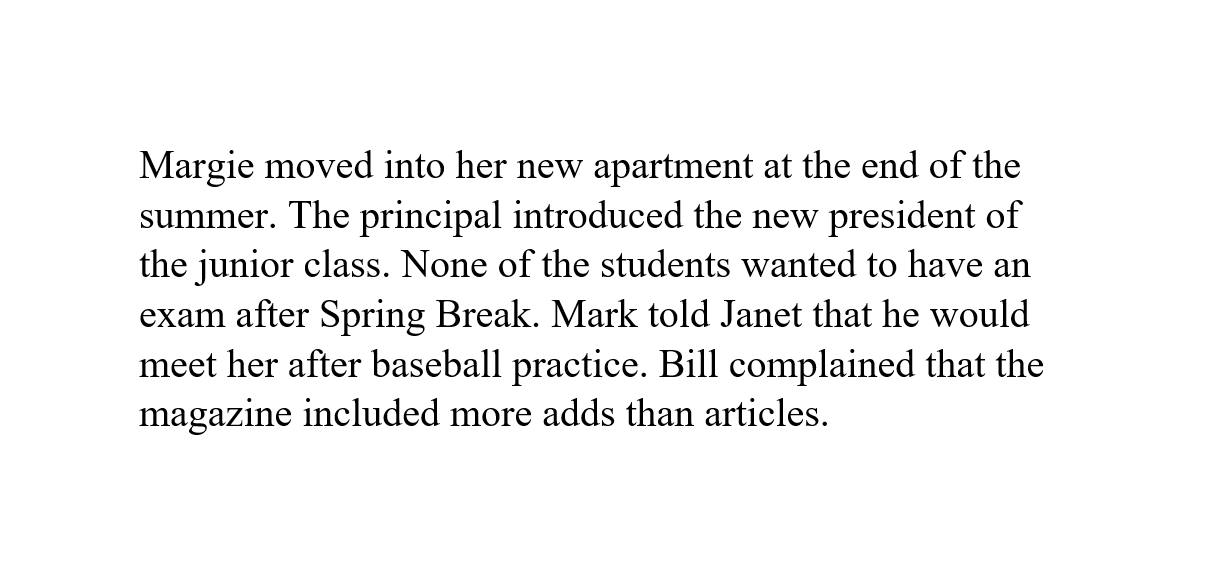
#> input picture On test set/synthetic_text.png, 1216 x 584 px; its folder holds only this picture in this run
$ jupyter execute --allow-errors 'test NN classifier - original.ipynb'   (shell and % lines are left out)
#> lines starting #> are read from the running program, lines starting #| are printed output that depends on the picture; after the words box and inside, x2 and y2 are one past the last pixel; in counts of white or black regions, pixels touching at a corner belong together
#> (reads On test set/synthetic_dataset_with_time.txt from the repository)
### On test set/emip_toolkit.py
"""
The EMIP Toolkit (EMTK) can be used under the CC 4.0 license
(https://creativecommons.org/licenses/by/4.0/)

Authors:
Naser Al Madi (nsalmadi@colby.edu)
Ricky Peng (siyuan.peng@colby.edu)

"""

import math
import os
import statistics

import numpy as np
import pandas as pd
from matplotlib import pyplot as plt
from PIL import Image, ImageDraw, ImageEnhance, ImageFont


class Fixation:
    """ Basic container for storing Fixation data """

    # [85 lines left out: functions __init__, get_fixation, sample_offset, __str__, not called in this run]


class Saccade:
    # [94 lines left out: functions __init__, get_saccade, sample_offset, __str__, not called in this run]


class Blink:
    # [45 lines left out: functions __init__, get_blink, __str__, not called in this run]


class Trial:
    """Each trial consists of many samples that need to be converted to fixations.
        A trial is part of an experiment. Or each experiment consists of multiple trials.
    """

    # [414 lines left out: functions __init__, get_trial_id, get_subject_id, get_trial_image, get_fixations, get_fixation_number and 15 more, not called in this run]


class Experiment:
    """Each subject data represents an experiment with multiple trials"""

    # [396 lines left out: functions __init__, get_number_of_trials, get_eye_tracker, idt_classifier, read_SMIRed250, read_EyeLink1000, not called in this run]


def find_background_color(img):
    """Private function that identifies the background color of the image

    Parameters
    ----------
    img : PIL.Image
        a PIL (pillow fork) Image object

    Returns
    -------
    str
        the color of the background of the image
    """

    img = img.convert('1')
    width, height = img.size

    color_result = []
    box_size = min(width, height) // 20

    # Move a tiny rectangle box to obtain most common color
    for x, y in zip(range(0, width, box_size), range(0, height, box_size)):
        box = (x, y, x + box_size, y + box_size)
        minimum, maximum = img.crop(box).getextrema()
        color_result.append(minimum)
        color_result.append(maximum)

    # Analyze and determine the background color
    if color_result.count(255) > color_result.count(0):
        bg_color = 'white'
    else:
        bg_color = 'black'

    return bg_color


def find_aoi(image=None, image_path=None, img=None, level="sub-line", margin_height=4, margin_width=7):
    """Find Area of Interest in the given image and store the aoi attributes in a Pandas Dataframe

    Parameters
    ----------
    image : str
        filename for the image, e.g. "vehicle_java.jpg"

    image_path : str
        path for all images, e.g. "emip_dataset/stimuli/"

    img : PIL.Image, optional
        PIL.Image object if user chooses to input an PIL image object

    level : str, optional
        level of detection in AOIs, "line" for each line as an AOI or "sub-line" for each token as an AOI

    margin_height : int, optional
        marginal height when finding AOIs, use smaller number for tight text layout

    margin_width : int, optional
        marginal width when finding AOIs, use smaller number for tight text layout

    Returns
    -------
    pandas.DataFrame
        a pandas DataFrame of area of interest detected by the method
    """
#> called with image = 'synthetic_text.png', image_path = './', level = 'sub-line', margin_height = 4, margin_width = 7

    if img is None:
        if image is None or image_path is None:
            return
        img = Image.open(image_path + image).convert('1')
#> img: PIL image 1216x584 1; 95.3% white; 319 black regions (53 under 20 px), largest, box (x1, y1, x2, y2) and area: (182, 210, 237, 228) 363, (140, 151, 174, 178) 310, (552, 300, 586, 327) 310
    else:
        img = img.convert('1')

    width, height = img.size
#> width = 1216; height = 584

    # Detect the background color
    bg_color = find_background_color(img)
#> the loop in find_background_color, `for x, y in zip(range(0, width, box_size), range(0, height, box_size)):` made 21 passes
#> minimum on passes 1 to 12: 255, 255, 255, 255, 255, 0, 0, 0, 0, 0, 0, 0
#> after the loop in find_background_color, `for x, y in zip(range(0, width, box_size), range(0, height, box_size)):`: color_result = 42 values, max 255 at index 0, min 0 at index 10, mean 188.2
#> bg_color = 'white'

    left, right = 0, width
#> left = 0; right = 1216

    vertical_result, upper_bounds, lower_bounds = [], [], []

    # Move the detecting rectangle from the top to the bottom of the image
    for upper in range(height - margin_height):

        lower = upper + margin_height

        box = (left, upper, right, lower)
        minimum, maximum = img.crop(box).getextrema()

        if upper > 1:
            if bg_color == 'black':
                if vertical_result[-1][3] == 0 and maximum == 255:
                    # Rectangle detects white color for the first time in a while -> Start of one line
                    upper_bounds.append(upper)
                if vertical_result[-1][3] == 255 and maximum == 0:
                    # Rectangle detects black color for the first time in a while -> End of one line
                    lower_bounds.append(lower)
            elif bg_color == 'white':
                if vertical_result[-1][2] == 255 and minimum == 0:
                    # Rectangle detects black color for the first time in a while -> Start of one line
                    upper_bounds.append(upper)
                if vertical_result[-1][2] == 0 and minimum == 255:
                    # Rectangle detects white color for the first time in a while -> End of one line
                    lower_bounds.append(lower)

        # Storing all detection result
        vertical_result.append([upper, lower, minimum, maximum])
#> this loop made 580 passes
#> after the loop, lower_bounds = [191, 241, 290, 340, 390, 439]; upper_bounds = [147, 197, 246, 296, 346, 395]; vertical_result = 580 items, first 6: [0, 4, 255, 255], [1, 5, 255, 255], [2, 6, 255, 255], [3, 7, 255, 255], [4, 8, 255, 255], [5, 9, 255, 255]

    final_result = []

    line_count = 1

    # Iterate through each line of code from detection
    for upper_bound, lower_bound in list(zip(upper_bounds, lower_bounds)):

        # Reset all temporary result for the next line
        horizontal_result, left_bounds, right_bounds = [], [], []

        # Move the detecting rectangle from the left to the right of the image
        for left in range(width - margin_width):

            right = left + margin_width

            box = (left, upper_bound, right, lower_bound)
            minimum, maximum = img.crop(box).getextrema()

            if left > 1:
                if bg_color == 'black':
                    if horizontal_result[-1][3] == 0 and maximum == 255:
                        # Rectangle detects black color for the first time in a while -> Start of one word
                        left_bounds.append(left)
                    if horizontal_result[-1][3] == 255 and maximum == 0:
                        # Rectangle detects white color for the first time in a while -> End of one word
                        right_bounds.append(right)
                elif bg_color == 'white':
                    if horizontal_result[-1][2] == 255 and minimum == 0:
                        # Rectangle detects black color for the first time in a while -> Start of one word
                        left_bounds.append(left)
                    if horizontal_result[-1][2] == 0 and minimum == 255:
                        # Rectangle detects white color for the first time in a while -> End of one word
                        right_bounds.append(right)

            # Storing all detection result
            horizontal_result.append([left, right, minimum, maximum])

        if level == 'sub-line':

            part_count = 1

            for left, right in list(zip(left_bounds, right_bounds)):
                final_result.append(
                    ['sub-line', f'line {line_count} part {part_count}', left, upper_bound, right, lower_bound])
                part_count += 1

        elif level == 'line':
            final_result.append(
                ['line', f'line {line_count}', left_bounds[0], upper_bound, right_bounds[-1], lower_bound])

        line_count += 1
#> this loop made 6 passes
#> (upper_bound, lower_bound) on passes 1 to 6: (147, 191), (197, 241), (246, 290), (296, 340), (346, 390), (395, 439)
#> after the loop, final_result = 55 items; line_count = 7

    # Format pandas dataframe
    columns = ['kind', 'name', 'x', 'y', 'width', 'height', 'image']
    aoi = pd.DataFrame(columns=columns)

    for entry in final_result:
        kind, name, x, y, x0, y0 = entry
        width = x0 - x
        height = y0 - y
        image = image

        # For better visualization
        x += margin_width / 2
        width -= margin_width

        value = [kind, name, x, y, width, height, image]
        dic = dict(zip(columns, value))

        aoi = aoi.append(dic, ignore_index=True)
#> this loop made 1 pass
#> (entry, kind, x, y, x0, y0, width, height) on pass 1: (['sub-line', 'line 1 part 1', 134, 147, 260, 191], 'sub-line', 137.5, 147, 260, 191, 119, 44)

    return aoi


# [380 lines left out: functions draw_aoi, add_tokens_to_AOIs, add_srcml_to_AOIs, overlap, hit_test, EMIP_dataset and 1 more, not called in this run]

### On test set/correction.py
# [283 lines left out: functions generate_fixations_lr_skip_regression, generate_fixations_center, generate_fixations_left, generate_fixations_left_skip, generate_fixations_left_skip, generate_fixations_left_skip_regression and 3 more, not called in this run]

# noise
import random

def error_noise(y_noise_probability, y_noise, duration_noise, fixations):
    '''creates a random error moving a percentage of fixations '''

    results = []

    for fix in fixations:

        x, y, duration = fix[0], fix[1], fix[2]

        # should be 0.1 for %10
        duration_error = int(duration * duration_noise)

        duration += random.randint(-duration_error, duration_error)

        if duration < 0:
            duration *= -1

        if random.random() < y_noise_probability:
            results.append([x, y + random.randint(-y_noise, y_noise), duration])
        else:
            results.append([x, y, fix[2]])

    return results

# shift

# [35 lines left out: functions error_shift, error_droop, not called in this run]

from PIL import ImageFont, ImageDraw, Image
from matplotlib import pyplot as plt
import numpy as np


# [91 lines left out: functions fix_to_img, fix_to_img_general, not called in this run]

def draw_fixation(Image_file, fixations):
    """Private method that draws the fixation, also allow user to draw eye movement order

    Parameters
    ----------
    draw : PIL.ImageDraw.Draw
        a Draw object imposed on the image

    draw_number : bool
        whether user wants to draw the eye movement number
    """
#> called with Image_file = 'synthetic_text.png'

    im = Image.open(Image_file)
#> im is the input picture: PIL image 1216x584 RGB; min 0, max 255, mean 243
    draw = ImageDraw.Draw(im, 'RGBA')

    if len(fixations[0]) == 3:
        x0, y0, duration = fixations[0]
    else:
        x0, y0 = fixations[0]

    for fixation in fixations:

        if len(fixations[0]) == 3:
            duration = fixation[2]
            if 5 * (duration / 100) < 5:
                r = 3
            else:
                r = 5 * (duration / 100)
        else:
            r = 8
        x = fixation[0]
        y = fixation[1]

        bound = (x - r, y - r, x + r, y + r)
        outline_color = (50, 255, 0, 0)
        fill_color = (50, 255, 0, 220)
        draw.ellipse(bound, fill=fill_color, outline=outline_color)

        bound = (x0, y0, x, y)
        line_color = (255, 155, 0, 155)
        penwidth = 2
        draw.line(bound, fill=line_color, width=5)

        x0, y0 = x, y

    plt.figure(figsize=(17, 15))
    plt.imshow(np.asarray(im), interpolation='nearest')


# [159 lines left out: functions draw_correction, find_lines_Y, find_word_centers, find_word_centers_and_duration, find_word_centers_and_EZ_duration, overlap and 1 more, not called in this run]


import drift_algorithms as algo

# [108 lines left out: functions my_attach, split_regressions, remove_regs, add_regs, warp_regs, not called in this run]
    #return add_regs(warp_correction, error_test.copy(), regs_indexs)


from PIL import Image, ImageChops

# [122 lines left out: functions trim_image, prep_image, predict_error, validate_prediction, make_error_trial, add_random_error and 1 more, not called in this run]

### On test set/test NN classifier - original.ipynb
[cell 1]
import json
import numpy as np
import drift_algorithms as algo
from tqdm import tqdm
import emip_toolkit as EMTK
import correction
import matplotlib.pyplot as plt
import tensorflow as tf

[cell 2]
file = open('synthetic_dataset_with_time.txt', 'r')
text = file.read()
data = json.loads(text)

#the result is a Python dictionary:
#print(data['robot1'][0])

[cell 3]
image_path = "./"
image = "synthetic_text.png"
#> (the rest of this cell did not finish here and is left out)

[cell 4]
#error_test = correction.error_noise(5/10, 30, 5/10, data.copy())

correction.draw_fixation('synthetic_text.png', data['robot1'].copy())
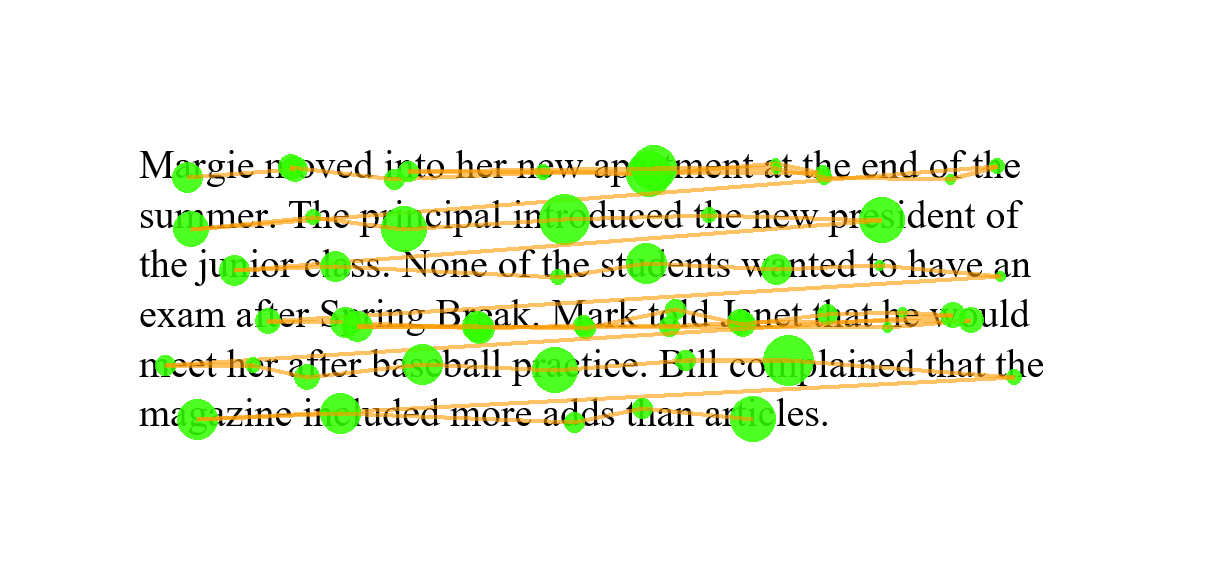
#> shown: shape (584, 1216, 3); mean R, G, B 239.1, 243.4, 229.3

[cell 5]
error_test = correction.error_noise(1, 30, 1, data['robot1'].copy())

#data = correction.generate_fixations_left(aois_with_tokens)
#error_test = correction.error_noise(5/10, 30, 5/10, data.copy())

correction.draw_fixation('synthetic_text.png', error_test)
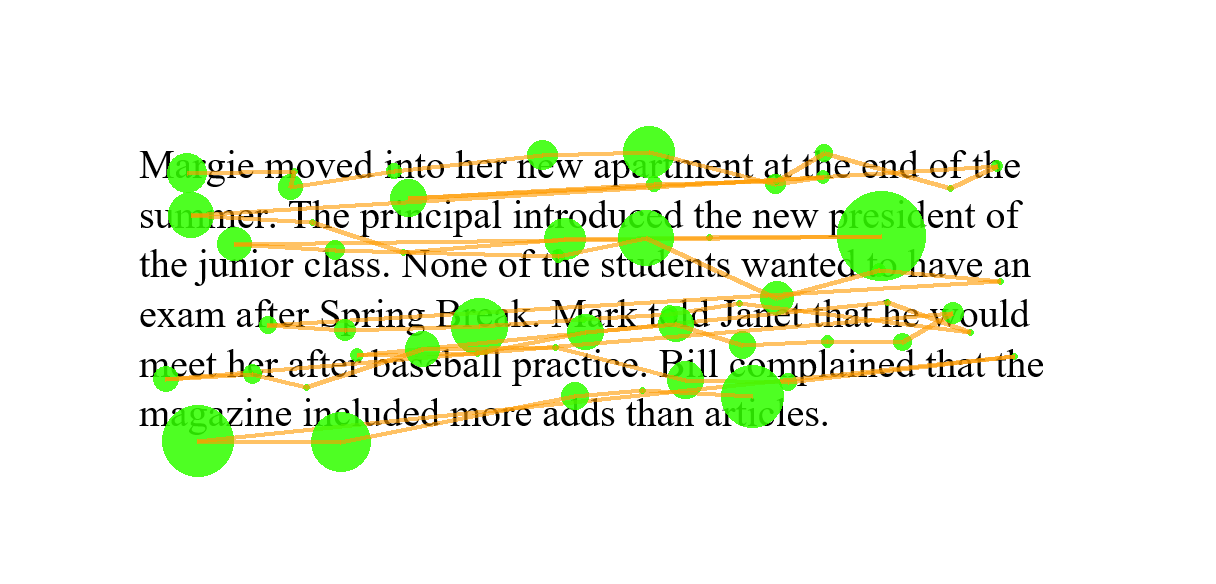
#> shown: shape (584, 1216, 3); mean R, G, B 236, 242.3, 225.8

#> (a cell that did not finish here is left out)

#> (a cell that did not finish here is left out)

Load classifier models

#> (a cell that did not finish here is left out)

Classification accuracy with incremental possibilities of errors

[cell 9]
def predict(error_test, img_path, y_label):
    '''
    return 1 if the prediction is correct, 0 otherwise
    '''
    im = correction.fix_to_img(img_path, error_test)
    im_small = im.resize((input_y, input_x)) # shrink image to fit in model, shape defined in prev cell
    im_small_array = np.asarray(im_small)
    pred_percent = model_tl.predict(im_small_array.reshape(1, input_x, input_y, 3))
    pred = np.argmax(pred_percent, axis=1)
    # if pred != 0:
    #     print(f"correct: {y_label}, predicted: {pred}")
    if pred == y_label:
        return 1
    else:
        return 0

x = 584
y = 1216
input_x = x//2
input_y = y//2

[cell 10]
noise_results = [[],[],[],[],[],[],[],[],[],[],[]]
shift_results = [[],[],[],[],[],[],[],[],[],[],[]]
droop_results = [[],[],[],[],[],[],[],[],[],[],[]]
offset_results = [[],[],[],[],[],[],[],[],[],[],[]]
no_error_results = [[],[],[],[],[],[],[],[],[],[],[]]

#> (the rest of this cell did not finish here and is left out)

# Noise Error:

[cell 11]
import statistics

def mean_error_group(results):
    new_list = []

    for result in results:
        new_list.append(statistics.mean(result))

    return new_list

#> (a cell that did not finish here is left out)

#> (a cell that did not finish here is left out)

#> (a cell that did not finish here is left out)

#> (a cell that did not finish here is left out)

#> (a cell that did not finish here is left out)
